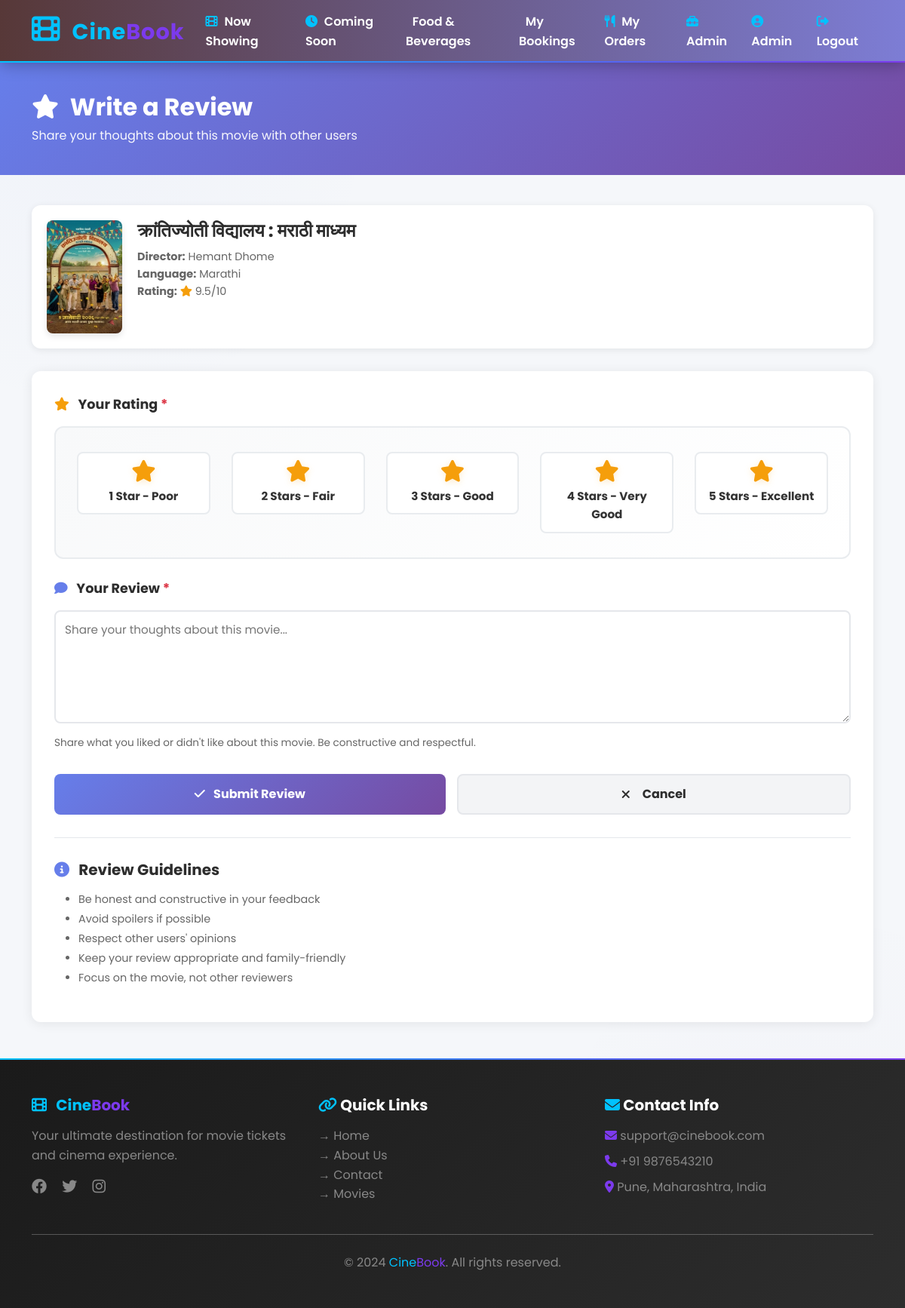
The page /movies/71/review/ (signed in) on the database its author committed.
### movies/models.py (models this page shows, shortened)
class Movie(models.Model):
    STATUS_CHOICES = [
        ('coming_soon', 'Coming Soon'),
        ('running', 'Running'),
        ('ended', 'Ended'),
    ]
    title = models.CharField(max_length=255)
    description = models.TextField()
    poster = models.ImageField(upload_to='movie_posters/')
    banner = models.ImageField(upload_to='movie_banners/', blank=True, null=True)
    release_date = models.DateField()
    duration_minutes = models.IntegerField(validators=[MinValueValidator(1)])  # Duration in minutes
    language = models.CharField(max_length=50, choices=[
        ('hindi', 'Hindi'),
        ('english', 'English'),
        ('marathi', 'Marathi'),
    ])
    genres = models.ManyToManyField(Genre, related_name='movies')
    rating = models.FloatField(
        validators=[MinValueValidator(0.0), MaxValueValidator(10.0)],
        default=0.0,
        help_text="IMDb rating out of 10"
    )
    director = models.CharField(max_length=255, blank=True, null=True)
    cast = models.TextField(blank=True, null=True, help_text="Comma-separated actor names")
    certification = models.CharField(max_length=10, choices=[
        ('U', 'U - Unrestricted'),
        ('UA', 'UA - Restricted for Children'),
        ('A', 'A - Restricted to Adults'),
        ('S', 'S - Restricted to Specialized'),
    ], default='UA')
    status = models.CharField(max_length=20, choices=STATUS_CHOICES, default='coming_soon')
    is_featured = models.BooleanField(default=False, help_text="Display on homepage")
    created_at = models.DateTimeField(auto_now_add=True)
    updated_at = models.DateTimeField(auto_now=True)
    class Meta:
        verbose_name = "Movie"
        verbose_name_plural = "Movies"
        ordering = ['-release_date']
        indexes = [
            models.Index(fields=['status', '-release_date']),
            models.Index(fields=['title']),
        ]

### movies/views.py (the view)
# urls.py: path('<int:pk>/review/', views.submit_review, name='submit_review'),
@login_required(login_url='users:login')
@require_http_methods(["GET", "POST"])
def submit_review(request, pk):
    movie = get_object_or_404(Movie, pk=pk)
    try:
        existing_review = MovieReview.objects.get(movie=movie, user=request.user)
        is_update = True
    except MovieReview.DoesNotExist:
        existing_review = None
        is_update = False
    if request.method == 'POST':
        form = MovieReviewForm(request.POST, instance=existing_review)
        if form.is_valid():
            review = form.save(commit=False)
            review.movie = movie
            review.user = request.user
            review.rating = int(form.cleaned_data['rating'])  # Convert rating to integer
            from bookings.models import Booking
            booking = Booking.objects.filter(
                user=request.user,
                show__movie=movie
            ).exists()
            review.is_verified_purchase = booking
            review.save()
            action = 'Updated' if is_update else 'Added'
            messages.success(request, f'{action} your review successfully!')
            return redirect('movies:movie_detail', pk=pk)
        else:
            messages.error(request, 'Error submitting review. Please check the form.')
    else:
        form = MovieReviewForm(instance=existing_review)
    context = {
        'form': form,
        'movie': movie,
        'is_update': is_update,
        'page_title': f'Review - {movie.title}',
    }
    return render(request, 'movies/submit_review.html', context)

### movies/templates/movies/submit_review.html (shortened to what this page needs)
{% extends 'base.html' %}
{% load static %}
{% block content %}
<div class="review-header">
    <div class="container">
        <h1>
            <i class="fas fa-star me-2"></i>
            {% if is_update %}Update Your Review{% else %}Write a Review{% endif %}
        </h1>
        <p style="margin: 0; opacity: 0.95;">Share your thoughts about this movie with other users</p>
    </div>
</div>
<div class="container">
    <div class="movie-info-card">
        {% if movie.poster %}
            <img src="{{ movie.poster.url }}" alt="{{ movie.title }}" class="movie-poster-small">
        {% else %}
            <div class="movie-poster-small" style="background: linear-gradient(135deg, #667eea 0%, #764ba2 100%); display: flex; align-items: center; justify-content: center;">
                <i class="fas fa-film fa-2x text-white"></i>
            </div>
        {% endif %}
        <div class="movie-details-text">
            <h4>{{ movie.title }}</h4>
            <p><strong>Director:</strong> {{ movie.director|default:"Not specified" }}</p>
            <p><strong>Language:</strong> {{ movie.get_language_display }}</p>
            <p><strong>Rating:</strong> <i class="fas fa-star" style="color: #f59e0b;"></i> {{ movie.rating }}/10</p>
        </div>
    </div>
    <div class="review-form-card">
        <form method="POST" novalidate>
            <div class="form-group">
                <label class="form-label">
                    <i class="fas fa-star me-2" style="color: #f59e0b;"></i>
                    Your Rating <span style="color: #dc3545;">*</span>
                </label>
                <div class="rating-input">
                    {% for radio in form.rating %}
                        <div class="rating-option">
                            <label for="{{ radio.id_for_label }}">
                                {% with rating_value=radio.data %}
                                    <i class="fas fa-star"></i>
                                    <span>{{ radio.choice_label }}</span>
                                {% endwith %}
                            </label>
                        </div>
                    {% endfor %}
                </div>
            </div>
            <div class="form-group">
                <label class="form-label" for="{{ form.review_text.id_for_label }}">
                    <i class="fas fa-comment me-2" style="color: #667eea;"></i>
                    Your Review <span style="color: #dc3545;">*</span>
                </label>
                <textarea
                    class="textarea-input {% if form.review_text.errors %}is-invalid{% endif %}"
                    name="review_text"
                    id="{{ form.review_text.id_for_label }}"
                    placeholder="Share your thoughts about this movie..."
                    required
                >{{ form.review_text.value|default:'' }}</textarea>
                <div class="review-help-text">
                    Share what you liked or didn't like about this movie. Be constructive and respectful.
                </div>
            </div>
            <div class="button-group">
                <button type="submit" class="btn-submit">
                    <i class="fas fa-check me-2"></i>
                    {% if is_update %}Update Review{% else %}Submit Review{% endif %}
                </button>
                <a href="{% url 'movies:movie_detail' movie.pk %}" class="btn-cancel">
                    <i class="fas fa-times me-2"></i>
                    Cancel
                </a>
            </div>
        </form>
        <div style="margin-top: 30px; padding-top: 30px; border-top: 1px solid #e5e7eb;">
            <h5 style="color: #2d2d2d; font-weight: 700; margin-bottom: 15px;">
                <i class="fas fa-info-circle me-2" style="color: #667eea;"></i>
                Review Guidelines
            </h5>
            <ul style="color: #666; font-size: 0.9rem; line-height: 1.8;">
                <li>Be honest and constructive in your feedback</li>
                <li>Avoid spoilers if possible</li>
                <li>Respect other users' opinions</li>
                <li>Keep your review appropriate and family-friendly</li>
                <li>Focus on the movie, not other reviewers</li>
            </ul>
        </div>
    </div>
</div>
{% endblock %}

### templates/base.html (shortened to what this page needs)
{% load static %}
<!DOCTYPE html>
<html lang="en">
<head>
    <link href="https://cdn.jsdelivr.net/npm/bootstrap@5.3.0/dist/css/bootstrap.min.css" rel="stylesheet">
    <link href="https://cdnjs.cloudflare.com/ajax/libs/font-awesome/6.4.0/css/all.min.css" rel="stylesheet">
    <link rel="stylesheet" href="{% static 'css/style.css' %}">
</head>
<body id="page-body" {% block body_attrs %}{% endblock %}>
    <nav class="navbar navbar-expand-lg navbar-dark sticky-top" style="background: linear-gradient(90deg, #1a1a1a 0%, #2d2d2d 100%); box-shadow: 0 2px 20px rgba(0,0,0,0.3);">
        <div class="container">
                <a class="navbar-brand fw-bold" href="{% url 'home' %}">
                <i class="fas fa-film" style="color: #00C2FF;"></i> <span style="color: #00C2FF;">Cine</span><span style="color: #7C3AED;">Book</span>
            </a>
            <div class="collapse navbar-collapse" id="navbarNav">
                <ul class="navbar-nav ms-auto">
                    <li class="nav-item">
                        <a class="nav-link" href="{% url 'movies:movie_list' %}"><i class="fas fa-film"></i> Now Showing</a>
                    </li>
                    <li class="nav-item">
                        <a class="nav-link" href="{% url 'movies:coming_soon' %}"><i class="fas fa-clock"></i> Coming Soon</a>
                    </li>
                    <li class="nav-item">
                        <a class="nav-link" href="{% url 'food:menu' %}"> Food & Beverages</a>
                    </li>
                    {% if user.is_authenticated %}
                        <li class="nav-item">
                            <a class="nav-link" href="{% url 'bookings:booking_list' %}"> My Bookings</a>
                        </li>
                        <li class="nav-item">
                            <a class="nav-link" href="{% url 'food:order_list' %}">
                                <i class="fas fa-utensils"></i> My Orders
                            </a>
                        </li>
                        {% if user.is_superuser %}
                            <li class="nav-item">
                                <a class="nav-link" href="{% url 'admin:index' %}"><i class="fas fa-toolbox"></i> Admin</a>
                            </li>
                        {% endif %}
                        <li class="nav-item">
                            <a class="nav-link" href="{% url 'users:profile' %}"><i class="fas fa-user-circle"></i> {{ user.first_name }}</a>
                        </li>
                        <li class="nav-item">
                            <a class="nav-link" href="{% url 'users:logout' %}"><i class="fas fa-sign-out-alt"></i> Logout</a>
                        </li>
                    {% endif %}
                </ul>
            </div>
        </div>
    </nav>
    <main class="min-vh-100">
        {% block content %}{% endblock %}
    </main>
    <footer style="background: linear-gradient(135deg, #1a1a1a 0%, #2d2d2d 100%); border-top: 2px solid #00C2FF;" class="text-white mt-5">
        <div class="container py-5">
            <div class="row g-4">
                <div class="col-md-4">
                    <h5 class="fw-bold mb-3">
                        <i class="fas fa-film" style="color: #00C2FF; margin-right: 8px;"></i>
                        <span style="color: #00C2FF;">Cine</span><span style="color: #7C3AED;">Book</span>
                    </h5>
                    <p class="text-white-50">Your ultimate destination for movie tickets and cinema experience.</p>
                    <div>
                        <a href="#" class="text-white-50 me-3" style="transition: color 0.3s;"><i class="fab fa-facebook fa-lg"></i></a>
                        <a href="#" class="text-white-50 me-3" style="transition: color 0.3s;"><i class="fab fa-twitter fa-lg"></i></a>
                        <a href="#" class="text-white-50" style="transition: color 0.3s;"><i class="fab fa-instagram fa-lg"></i></a>
                    </div>
                </div>
                <div class="col-md-4">
                    <h5 class="fw-bold mb-3"><i class="fas fa-link" style="color: #00C2FF;"></i> Quick Links</h5>
                    <ul class="list-unstyled">
                        <li><a href="{% url 'home' %}" class="text-white-50" style="text-decoration: none; transition: color 0.3s;">→ Home</a></li>
                        <li><a href="{% url 'about' %}" class="text-white-50" style="text-decoration: none; transition: color 0.3s;">→ About Us</a></li>
                        <li><a href="{% url 'contact' %}" class="text-white-50" style="text-decoration: none; transition: color 0.3s;">→ Contact</a></li>
                        <li><a href="{% url 'movies:movie_list' %}" class="text-white-50" style="text-decoration: none; transition: color 0.3s;">→ Movies</a></li>
                    </ul>
                </div>
                <div class="col-md-4">
                    <h5 class="fw-bold mb-3"><i class="fas fa-envelope" style="color: #00C2FF;"></i> Contact Info</h5>
                    <p class="text-white-50 mb-2">
                        <i class="fas fa-envelope" style="color: #7C3AED;"></i> support@cinebook.com
                    </p>
                    <p class="text-white-50 mb-2">
                        <i class="fas fa-phone" style="color: #7C3AED;"></i> +91 9876543210
                    </p>
                    <p class="text-white-50">
                        <i class="fas fa-map-marker-alt" style="color: #7C3AED;"></i> Pune, Maharashtra, India
                    </p>
                </div>
            </div>
            <hr class="bg-white-50 my-4">
            <div class="text-center">
                <p class="mb-0 text-white-50">&copy; 2024 <span style="color: #00C2FF;">Cine</span><span style="color: #7C3AED;">Book</span>. All rights reserved.</p>
            </div>
        </div>
    </footer>
</body>
</html>

### rows shown on the page
Movie: poster (picture), title "क्रांतिज्योती विद्यालय : मराठी माध्यम", director "Hemant Dhome", language "Marathi", rating "9.5"

### other values the page prints
{{ user.first_name }} "Admin"
{{ radio.choice_label }} "1 Star - Poor" "2 Stars - Fair" "3 Stars - Good" "4 Stars - Very Good" "5 Stars - Excellent"
